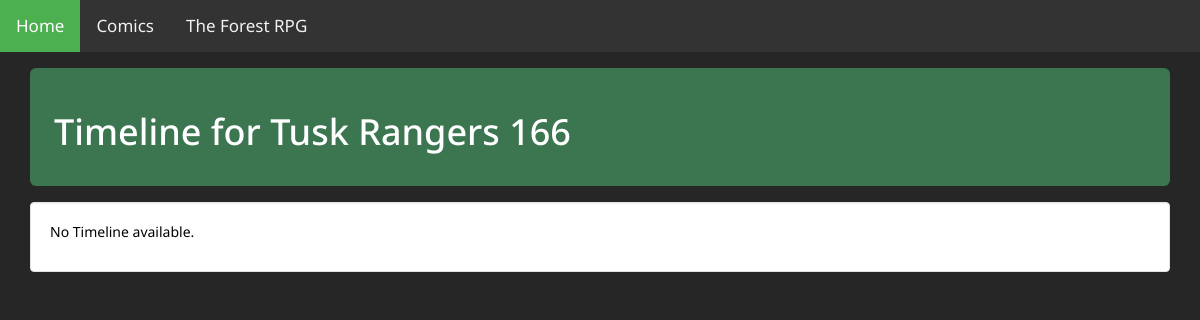
Before: /rpg/group/3/timeline with the older database file.
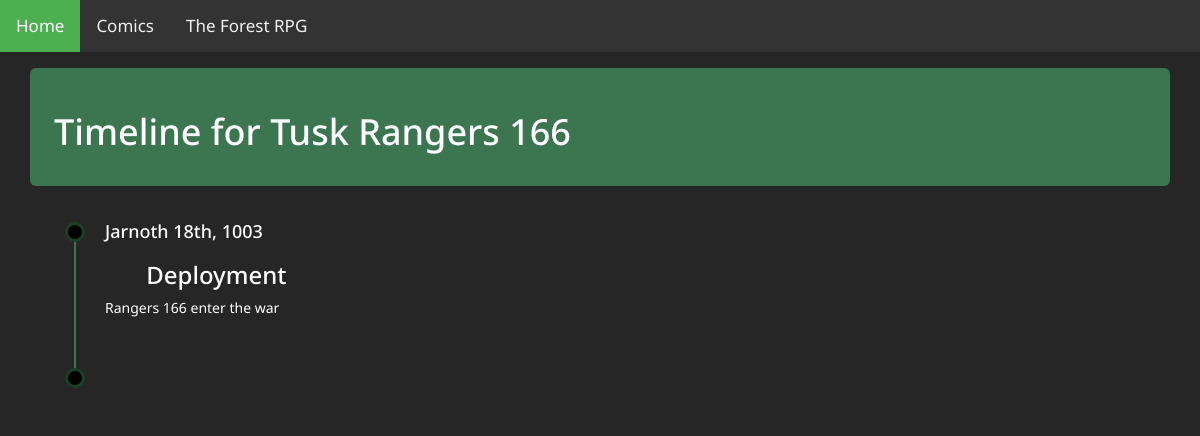
After: the same page with the newer database file.
### stats/models.py (models this page shows, shortened)
class Group(models.Model):
	GID = models.AutoField(primary_key=True)
	FID = models.ForeignKey(Faction, on_delete=models.CASCADE)
	Name = models.CharField(max_length=200)
	GC_notes = models.CharField(max_length=2000,blank=True, null=True)

class Group_Event(models.Model):
	EID = models.ForeignKey(Event, on_delete=models.CASCADE)
	GID = models.ForeignKey(Group, on_delete=models.CASCADE)
	GC_DisplayOrder = models.IntegerField(default=-1)
	GC_notes = models.CharField(max_length=2000,blank=True, null=True)
	class Meta:
		unique_together = (('EID', 'GID'),)

class Event(models.Model):
	EID =  models.AutoField(primary_key=True)
	Name =  models.CharField(max_length=200)
	Details =  models.CharField(max_length=2000)
	InUniverseDate =  models.CharField(max_length=100)
	GC_date =  models.DateTimeField(default= datetime.now)
	GC_notes = models.CharField(max_length=2000,blank=True, null=True)

### stats/views.py (the view)
# urls.py: path('group/<int:GIDin>/timeline', views.EventTimeline, name = 'EventTimeline'),
def EventTimeline(request, GIDin):
	if CanViewGroup(request,GIDin):
		try:
			theGroup = get_object_or_404(Group,GID = GIDin)
		except theGroup.DoesNotExist:
			raise Http404("group does not exist")
		Events = Group_Event.objects.filter(GID = GIDin).order_by('GC_DisplayOrder')
		return render(request, 'stats/eventTimeline.html', {'Group':theGroup,'Events':Events})
	else:
		return HttpResponseRedirect(reverse('index'))

### stats/views.py (called while the page is built)
def CanViewGroup(request,GIDin):
	userHasGroup = False
	publicGroups = public_Group.objects.filter(GID = GIDin).first()
	if publicGroups != None:
		userHasGroup = publicGroups.IsPublic
	if not userHasGroup:
		userHasGroup = isGameCommander(request, GIDin)
	if not userHasGroup and request.user.is_authenticated:
			accessstats = Group_Access.objects.filter(PID = getPid(request), GID = GIDin).first()
			if accessstats != None:
				userHasGroup = accessstats.IsPlayer
	return userHasGroup

### stats/templates/stats/eventTimeline.html (shortened to what this page needs)
{% extends 'stats/base.html' %}
{% block content %}
<div class="container-fluid">
	<div class="col-md-12">
		<div class="well-lg">
		  <h1 class="active">Timeline for <a href="{% url 'group' Group.GID %}">{{ Group.Name }}</a></h1>
		 </div>
		{% if Events %}
		<div class="container mt-5 mb-5"><div class="row">
			<div class="col-md-6 offset-md-3">
			<ul class="timeline">
			{% for event in Events %}
				<li>
					<h4>{{event.EID.InUniverseDate}}</h4>
					<h3 class="col-md-offset-1"><a href="{% url 'Eventpage' Group.GID event.EID.EID %}">{{event.EID.Name}}</a></h3>
					<p>{{event.EID.Details}}</p>
					<p>&nbsp;</p>
				</li>
			{% endfor %}
			<li><p>&nbsp;</p></li>
			</ul>
			</div>
		</div></div>
		{% else %}
			<div class = 'well'><p>No Timeline available.</p></div>
		{% endif %}
	</div>
</div>
{% endblock %}

### stats/templates/stats/base.html (shortened to what this page needs)
<!DOCTYPE html>
<html lang="en">
<head>
  <link rel="stylesheet" href="https://maxcdn.bootstrapcdn.com/bootstrap/3.3.7/css/bootstrap.min.css">
</head>
<body>
<div class="main">
	<div class="topnav hidden-xs">
	  <a class="active" href="{% url 'cccindex' %}">Home</a>
	  <a href="#">Comics</a>
	  <a href="{% url 'index' %}">The Forest RPG</a>
	</div>
	{% block content %}
	{% endblock %}
</div>
</body>
</html>

### stats/templates/stats/base.html (style rules this page uses)
.topnav { background-color: #333; overflow: hidden; }
.topnav a { float: left; color: #f2f2f2; text-align: center; padding: 14px 16px; text-decoration: none; font-size: 17px; }
.topnav a.active { background-color: #4CAF50;color: white; }
.main { background-color: #262626; color: white; }
body { font-family: 'Noto Sans', sans-serif; background: #262626; !important; }
body a { color: White; }
.well-lg { color: ; background-color: #3b7651; //padding: 6px 8px 6px 16px; margin: 16px 0; }
ul.timeline { list-style-type: none; position: relative; }
ul.timeline:before { content: ' '; background: #3b7651; display: inline-block; position: absolute; left: 29px; width: 2px; height: 100%; z-index: 400; }
ul.timeline > li { margin: 20px 0; padding-left: 20px; }
ul.timeline > li:before { content: ' '; background: black; display: inline-block; position: absolute; border-radius: 50%; border: 3px solid #194028; left: 20px; width: 20px; height: 20px; z-index: 400; }

Changed rows visible on the page:
added Group_Event: EID.InUniverseDate "Jarnoth 18th, 1003", EID.Name "Deployment", EID.Details "Rangers 166 enter the war"
Other visible differences:
text no longer shown: "No Timeline available."
